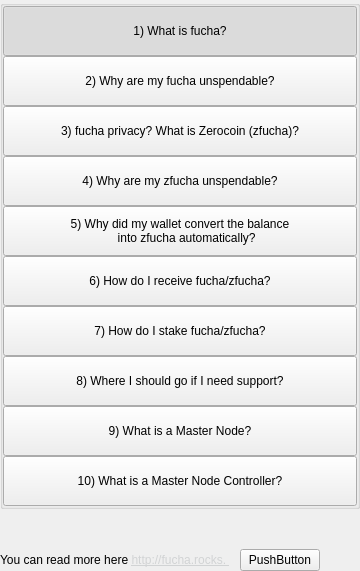
         <widget class="QWidget" name="left" native="true">
          <layout class="QVBoxLayout" name="verticalLayout_3">
           <property name="leftMargin">
            <number>0</number>
           </property>
           <property name="topMargin">
            <number>0</number>
           </property>
           <property name="rightMargin">
            <number>0</number>
           </property>
           <property name="bottomMargin">
            <number>0</number>
           </property>
           <item>
            <layout class="QVBoxLayout" name="verticalLayout_2">
             <property name="spacing">
              <number>0</number>
             </property>
             <item>
              <widget class="QWidget" name="containerButtons" native="true">
               <layout class="QVBoxLayout" name="verticalLayout">
                <property name="spacing">
                 <number>0</number>
                </property>
                <property name="leftMargin">
                 <number>0</number>
                </property>
                <property name="topMargin">
                 <number>0</number>
                </property>
                <property name="rightMargin">
                 <number>0</number>
                </property>
                <property name="bottomMargin">
                 <number>0</number>
                </property>
                <item>
                 <widget class="QGroupBox" name="groupBox">
                  <property name="title">
                   <string/>
                  </property>
                  <layout class="QVBoxLayout" name="verticalLayout_9">
                   <property name="spacing">
                    <number>0</number>
                   </property>
                   <property name="leftMargin">
                    <number>0</number>
                   </property>
                   <property name="topMargin">
                    <number>0</number>
                   </property>
                   <property name="rightMargin">
                    <number>0</number>
                   </property>
                   <property name="bottomMargin">
                    <number>0</number>
                   </property>
                   <item>
                    <widget class="QPushButton" name="pushButtonFaq1">
                     <property name="minimumSize">
                      <size>
                       <width>0</width>
                       <height>50</height>
                      </size>
                     </property>
                     <property name="maximumSize">
                      <size>
                       <width>16777215</width>
                       <height>50</height>
                      </size>
                     </property>
                     <property name="focusPolicy">
                      <enum>Qt::NoFocus</enum>
                     </property>
                     <property name="text">
                      <string>1) What is fucha?</string>
                     </property>
                     <property name="checkable">
                      <bool>true</bool>
                     </property>
                     <property name="checked">
                      <bool>true</bool>
                     </property>
                     <property name="autoExclusive">
                      <bool>true</bool>
                     </property>
                    </widget>
                   </item>
                   <item>
                    <widget class="QPushButton" name="pushButtonFaq2">
                     <property name="minimumSize">
                      <size>
                       <width>0</width>
                       <height>50</height>
                      </size>
                     </property>
                     <property name="maximumSize">
                      <size>
                       <width>16777215</width>
                       <height>50</height>
                      </size>
                     </property>
                     <property name="focusPolicy">
                      <enum>Qt::NoFocus</enum>
                     </property>
                     <property name="text">
                      <string>2) Why are my fucha unspendable?</string>
                     </property>
                     <property name="checkable">
                      <bool>true</bool>
                     </property>
                     <property name="autoExclusive">
                      <bool>true</bool>
                     </property>
                    </widget>
                   </item>
                   <item>
                    <widget class="QPushButton" name="pushButtonFaq3">
                     <property name="minimumSize">
                      <size>
                       <width>0</width>
                       <height>50</height>
                      </size>
                     </property>
                     <property name="maximumSize">
                      <size>
                       <width>16777215</width>
                       <height>16777215</height>
                      </size>
                     </property>
                     <property name="focusPolicy">
                      <enum>Qt::NoFocus</enum>
                     </property>
                     <property name="text">
                      <string>3) fucha privacy? What is Zerocoin (zfucha)?</string>
                     </property>
                     <property name="checkable">
                      <bool>true</bool>
                     </property>
                     <property name="autoExclusive">
                      <bool>true</bool>
                     </property>
                    </widget>
                   </item>
                   <item>
                    <widget class="QPushButton" name="pushButtonFaq4">
                     <property name="minimumSize">
                      <size>
                       <width>0</width>
                       <height>50</height>
                      </size>
                     </property>
                     <property name="maximumSize">
                      <size>
                       <width>16777215</width>
                       <height>16777215</height>
                      </size>
                     </property>
                     <property name="focusPolicy">
                      <enum>Qt::NoFocus</enum>
                     </property>
                     <property name="text">
                      <string>4) Why are my zfucha unspendable?</string>
                     </property>
                     <property name="checkable">
                      <bool>true</bool>
                     </property>
                     <property name="autoExclusive">
                      <bool>true</bool>
                     </property>
                    </widget>
                   </item>
                   <item>
                    <widget class="QPushButton" name="pushButtonFaq5">
                     <property name="minimumSize">
                      <size>
                       <width>0</width>
                       <height>50</height>
                      </size>
                     </property>
                     <property name="focusPolicy">
                      <enum>Qt::NoFocus</enum>
                     </property>
                     <property name="text">
                      <string>5) Why did my wallet convert the balance
    into zfucha automatically?</string>
                     </property>
                     <property name="checkable">
                      <bool>true</bool>
                     </property>
                     <property name="autoExclusive">
                      <bool>true</bool>
                     </property>
                    </widget>
                   </item>
                   <item>
                    <widget class="QPushButton" name="pushButtonFaq6">
                     <property name="minimumSize">
                      <size>
                       <width>0</width>
                       <height>50</height>
                      </size>
                     </property>
                     <property name="focusPolicy">
                      <enum>Qt::NoFocus</enum>
                     </property>
                     <property name="text">
                      <string>6) How do I receive fucha/zfucha?</string>
                     </property>
                     <property name="checkable">
                      <bool>true</bool>
                     </property>
                     <property name="autoExclusive">
                      <bool>true</bool>
                     </property>
                    </widget>
                   </item>
                   <item>
                    <widget class="QPushButton" name="pushButtonFaq7">
                     <property name="minimumSize">
                      <size>
                       <width>0</width>
                       <height>50</height>
                      </size>
                     </property>
                     <property name="focusPolicy">
                      <enum>Qt::NoFocus</enum>
                     </property>
                     <property name="text">
                      <string>7) How do I stake fucha/zfucha?</string>
                     </property>
                     <property name="checkable">
                      <bool>true</bool>
                     </property>
                     <property name="autoExclusive">
                      <bool>true</bool>
                     </property>
                    </widget>
                   </item>
                   <item>
                    <widget class="QPushButton" name="pushButtonFaq8">
                     <property name="minimumSize">
                      <size>
                       <width>0</width>
                       <height>50</height>
                      </size>
                     </property>
                     <property name="focusPolicy">
                      <enum>Qt::NoFocus</enum>
                     </property>
                     <property name="text">
                      <string>8) Where I should go if I need support?</string>
                     </property>
                     <property name="checkable">
                      <bool>true</bool>
                     </property>
                     <property name="autoExclusive">
                      <bool>true</bool>
                     </property>
                    </widget>
                   </item>
                   <item>
                    <widget class="QPushButton" name="pushButtonFaq9">
                     <property name="minimumSize">
                      <size>
                       <width>0</width>
                       <height>50</height>
                      </size>
                     </property>
                     <property name="focusPolicy">
                      <enum>Qt::NoFocus</enum>
                     </property>
                     <property name="text">
                      <string>9) What is a Master Node?</string>
                     </property>
                     <property name="checkable">
                      <bool>true</bool>
                     </property>
                     <property name="autoExclusive">
                      <bool>true</bool>
                     </property>
                    </widget>
                   </item>
                   <item>
                    <widget class="QPushButton" name="pushButtonFaq10">
                     <property name="minimumSize">
                      <size>
                       <width>0</width>
                       <height>50</height>
                      </size>
                     </property>
                     <property name="focusPolicy">
                      <enum>Qt::NoFocus</enum>
                     </property>
                     <property name="text">
                      <string>10) What is a Master Node Controller?</string>
                     </property>
                     <property name="checkable">
                      <bool>true</bool>
                     </property>
                     <property name="autoExclusive">
                      <bool>true</bool>
                     </property>
                    </widget>
                   </item>
                  </layout>
                 </widget>
                </item>
               </layout>
              </widget>
             </item>
             <item>
              <spacer name="verticalSpacer">
               <property name="orientation">
                <enum>Qt::Vertical</enum>
               </property>
               <property name="sizeHint" stdset="0">
                <size>
                 <width>20</width>
                 <height>40</height>
                </size>
               </property>
              </spacer>
             </item>
             <item>
              <layout class="QHBoxLayout" name="horizontalLayout_2">
               <item>
                <widget class="QLabel" name="labelWebLink">
                 <property name="text">
                  <string>
                    You can read more here &lt;a style='color: #d1d3d4' href='http://fucha.rocks'&gt;
                    http://fucha.rocks.
                  </string>
                 </property>
                </widget>
               </item>
               <item>
                <spacer name="horizontalSpacer_4">
                 <property name="orientation">
                  <enum>Qt::Horizontal</enum>
                 </property>
                 <property name="sizeType">
                  <enum>QSizePolicy::Minimum</enum>
                 </property>
                 <property name="sizeHint" stdset="0">
                  <size>
                   <width>10</width>
                   <height>20</height>
                  </size>
                 </property>
                </spacer>
               </item>
               <item>
                <widget class="QPushButton" name="pushButtonWebLink">
                 <property name="focusPolicy">
                  <enum>Qt::NoFocus</enum>
                 </property>
                 <property name="text">
                  <string>PushButton</string>
                 </property>
                </widget>
               </item>
               <item>
                <spacer name="horizontalSpacer_2">
                 <property name="orientation">
                  <enum>Qt::Horizontal</enum>
                 </property>
                 <property name="sizeHint" stdset="0">
                  <size>
                   <width>40</width>
                   <height>20</height>
                  </size>
                 </property>
                </spacer>
               </item>
              </layout>
             </item>
            </layout>
           </item>
          </layout>
         </widget>
